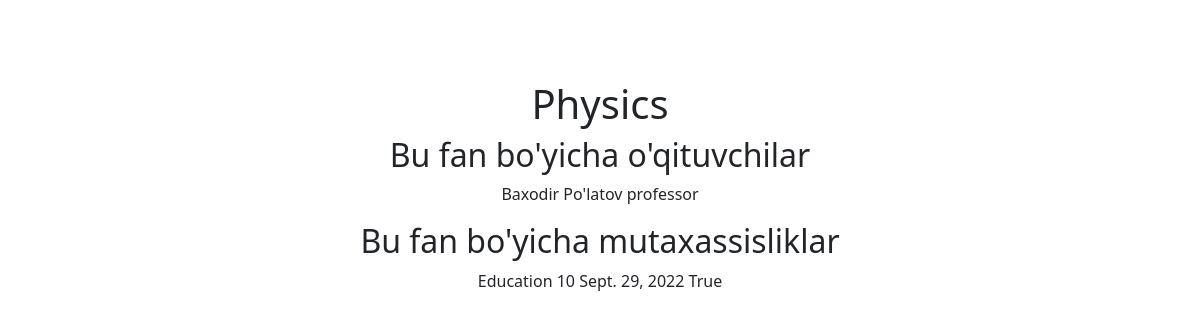
The page /subject/2 on the database its author committed.
### courses/models.py (models this page shows, shortened)
class Subject(models.Model):
    name = models.CharField(max_length=200)
    specialities = models.ManyToManyField(Speciality)
    teachers = models.ManyToManyField(Teacher)

class Teacher(models.Model):
    PROFESSOR = "professor"
    RECTOR = "rector"
    DEGREE = (
        (PROFESSOR, "Professor"),
        (RECTOR, "Rector")
    )
    first_name = models.CharField(max_length=200)
    last_name = models.CharField(max_length=200)
    degree = models.CharField(max_length=10,choices=DEGREE)

class Speciality(models.Model):
    name = models.CharField(max_length=200)
    code = models.IntegerField()
    start_date = models.DateField()
    is_active = models.BooleanField()

### courses/views.py (the view)
# urls.py: path('subject/<int:pk>', subject_detail, name="subject-detail"),
def subject_detail(request, pk):
    subject = Subject.objects.get(pk=pk)
    teachers = subject.teachers.all()
    specialities = subject.specialities.all()
    return render(request, 'courses/subject_info.html', {'subject': subject, 'teachers': teachers, 'specialities': specialities})

### templates/courses/subject_info.html (shortened to what this page needs)
<!DOCTYPE html>
<html lang="en">
<head>
    <link href="https://cdn.jsdelivr.net/npm/bootstrap@5.3.0-alpha1/dist/css/bootstrap.min.css" rel="stylesheet">
    <link rel="stylesheet" href="/static/courses/styles.css">
</head>
<body>
    <div>
            <h1> {{ subject.name }}</h1>
            <h2> Bu fan bo'yicha o'qituvchilar </h2>
        {% for teacher in teachers %}
            <p>
                {{ teacher.first_name }} {{ teacher.last_name }} {{ teacher.degree }}
            </p>
        {% endfor %}
            <h2> Bu fan bo'yicha mutaxassisliklar </h2>
        {% for speciality in specialities %}
            <p> {{ speciality.name }} {{ speciality.code }} {{ speciality.start_date }} {{ speciality.is_active }}</p>
        {% endfor %}
    </div>
</body>
</html>

### static/courses/styles.css (style rules this page uses)
body { text-align: center; padding: 80px; }

### rows shown on the page
Subject: name "Physics"
Teacher: first_name "Baxodir", last_name "Po'latov", degree "professor"
Speciality: name "Education", code "10", start_date "Sept. 29, 2022", is_active "True"
